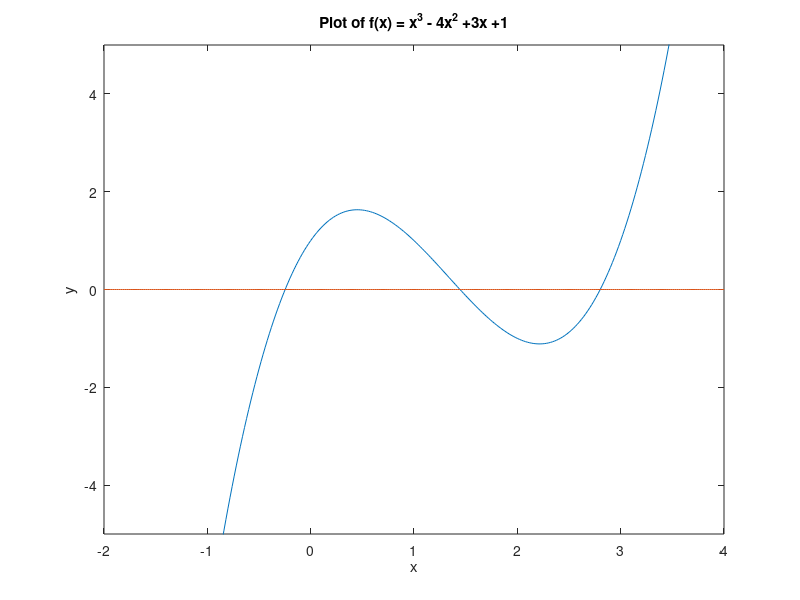

This figure's MATLAB source:
%	NEWTON.M

%	Math 351
%	Higdon

%	Use Newton's method to find roots of equation f(x) = 0,
%	Where f(x) = x^3 - 4x^2 + 3x + 1.

%	The following commands plot the function f in order to illustrate the approximate locations of the roots.
%	In the definition of vector x, the increment .02 is rather arbitrary. 
%	The main constraint is that the increment should be small enough that the graph looks smooth (otherwise, it's arbitrary).
%	A vector x could also be generated with the command linspace.
%	Matlab's "array" operations (i.e., vector operations) are used to compute the vector y of vertical coordinates.
x = -2 : 0.02 : 4;
y = x.^3 - 4*x.^2 + 3*x +1;
plot(x, y, x, zeros(size(x)))
axis([-2, 4, -5, 5])
title('Plot of f(x) = x^3 - 4x^2 +3x +1')
xlabel('x')
ylabel('y')


